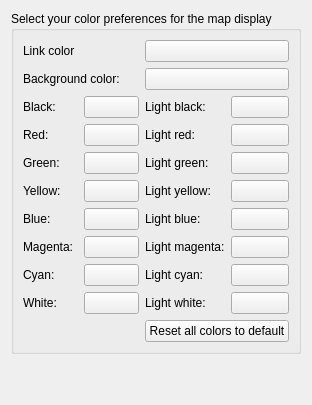
     <widget class="QWidget" name="tab_mapperColors">
      <attribute name="title">
       <string>Mapper colors</string>
      </attribute>
      <layout class="QGridLayout" name="gridLayout_18">
       <item row="0" column="0">
        <widget class="QGroupBox" name="groupBox_mapperColors">
         <property name="title">
          <string>Select your color preferences for the map display</string>
         </property>
         <layout class="QGridLayout" name="gridLayout_14">
          <item row="0" column="0" colspan="2">
           <widget class="QLabel" name="label_39">
            <property name="text">
             <string>Link color</string>
            </property>
           </widget>
          </item>
          <item row="0" column="2" colspan="2">
           <widget class="QPushButton" name="pushButton_foreground_color_2">
            <property name="autoFillBackground">
             <bool>true</bool>
            </property>
            <property name="styleSheet">
             <string notr="true"/>
            </property>
            <property name="text">
             <string/>
            </property>
           </widget>
          </item>
          <item row="1" column="0" colspan="2">
           <widget class="QLabel" name="label_40">
            <property name="text">
             <string>Background color:</string>
            </property>
           </widget>
          </item>
          <item row="1" column="2" colspan="2">
           <widget class="QPushButton" name="pushButton_background_color_2">
            <property name="autoFillBackground">
             <bool>true</bool>
            </property>
            <property name="text">
             <string/>
            </property>
           </widget>
          </item>
          <item row="2" column="0">
           <widget class="QLabel" name="label_17">
            <property name="text">
             <string>Black:</string>
            </property>
           </widget>
          </item>
          <item row="2" column="1">
           <widget class="QPushButton" name="pushButton_black_2">
            <property name="autoFillBackground">
             <bool>true</bool>
            </property>
            <property name="text">
             <string/>
            </property>
           </widget>
          </item>
          <item row="2" column="2">
           <widget class="QLabel" name="label_49">
            <property name="text">
             <string>Light black:</string>
            </property>
           </widget>
          </item>
          <item row="2" column="3">
           <widget class="QPushButton" name="pushButton_Lblack_2">
            <property name="autoFillBackground">
             <bool>true</bool>
            </property>
            <property name="text">
             <string/>
            </property>
           </widget>
          </item>
          <item row="3" column="0">
           <widget class="QLabel" name="label_42">
            <property name="text">
             <string>Red:</string>
            </property>
           </widget>
          </item>
          <item row="3" column="1">
           <widget class="QPushButton" name="pushButton_red_2">
            <property name="autoFillBackground">
             <bool>true</bool>
            </property>
            <property name="text">
             <string/>
            </property>
           </widget>
          </item>
          <item row="3" column="2">
           <widget class="QLabel" name="label_50">
            <property name="text">
             <string>Light red:</string>
            </property>
           </widget>
          </item>
          <item row="3" column="3">
           <widget class="QPushButton" name="pushButton_Lred_2">
            <property name="autoFillBackground">
             <bool>true</bool>
            </property>
            <property name="text">
             <string/>
            </property>
           </widget>
          </item>
          <item row="4" column="0">
           <widget class="QLabel" name="label_43">
            <property name="text">
             <string>Green:</string>
            </property>
           </widget>
          </item>
          <item row="4" column="1">
           <widget class="QPushButton" name="pushButton_green_2">
            <property name="autoFillBackground">
             <bool>true</bool>
            </property>
            <property name="text">
             <string/>
            </property>
           </widget>
          </item>
          <item row="4" column="2">
           <widget class="QLabel" name="label_51">
            <property name="text">
             <string>Light green:</string>
            </property>
           </widget>
          </item>
          <item row="4" column="3">
           <widget class="QPushButton" name="pushButton_Lgreen_2">
            <property name="autoFillBackground">
             <bool>true</bool>
            </property>
            <property name="text">
             <string/>
            </property>
           </widget>
          </item>
          <item row="5" column="0">
           <widget class="QLabel" name="label_48">
            <property name="text">
             <string>Yellow:</string>
            </property>
           </widget>
          </item>
          <item row="5" column="1">
           <widget class="QPushButton" name="pushButton_yellow_2">
            <property name="autoFillBackground">
             <bool>true</bool>
            </property>
            <property name="text">
             <string/>
            </property>
           </widget>
          </item>
          <item row="5" column="2">
           <widget class="QLabel" name="label_52">
            <property name="text">
             <string>Light yellow:</string>
            </property>
           </widget>
          </item>
          <item row="5" column="3">
           <widget class="QPushButton" name="pushButton_Lyellow_2">
            <property name="autoFillBackground">
             <bool>true</bool>
            </property>
            <property name="text">
             <string/>
            </property>
           </widget>
          </item>
          <item row="6" column="0">
           <widget class="QLabel" name="label_44">
            <property name="text">
             <string>Blue:</string>
            </property>
           </widget>
          </item>
          <item row="6" column="1">
           <widget class="QPushButton" name="pushButton_blue_2">
            <property name="autoFillBackground">
             <bool>true</bool>
            </property>
            <property name="text">
             <string/>
            </property>
           </widget>
          </item>
          <item row="6" column="2">
           <widget class="QLabel" name="label_53">
            <property name="text">
             <string>Light blue:</string>
            </property>
           </widget>
          </item>
          <item row="6" column="3">
           <widget class="QPushButton" name="pushButton_Lblue_2">
            <property name="autoFillBackground">
             <bool>true</bool>
            </property>
            <property name="text">
             <string/>
            </property>
           </widget>
          </item>
          <item row="7" column="0">
           <widget class="QLabel" name="label_45">
            <property name="text">
             <string>Magenta:</string>
            </property>
           </widget>
          </item>
          <item row="7" column="1">
           <widget class="QPushButton" name="pushButton_magenta_2">
            <property name="autoFillBackground">
             <bool>true</bool>
            </property>
            <property name="text">
             <string/>
            </property>
           </widget>
          </item>
          <item row="7" column="2">
           <widget class="QLabel" name="label_54">
            <property name="text">
             <string>Light magenta:</string>
            </property>
           </widget>
          </item>
          <item row="7" column="3">
           <widget class="QPushButton" name="pushButton_Lmagenta_2">
            <property name="autoFillBackground">
             <bool>true</bool>
            </property>
            <property name="text">
             <string/>
            </property>
           </widget>
          </item>
          <item row="8" column="0">
           <widget class="QLabel" name="label_46">
            <property name="text">
             <string>Cyan:</string>
            </property>
           </widget>
          </item>
          <item row="8" column="1">
           <widget class="QPushButton" name="pushButton_cyan_2">
            <property name="autoFillBackground">
             <bool>true</bool>
            </property>
            <property name="text">
             <string/>
            </property>
           </widget>
          </item>
          <item row="8" column="2">
           <widget class="QLabel" name="label_55">
            <property name="text">
             <string>Light cyan:</string>
            </property>
           </widget>
          </item>
          <item row="8" column="3">
           <widget class="QPushButton" name="pushButton_Lcyan_2">
            <property name="autoFillBackground">
             <bool>true</bool>
            </property>
            <property name="text">
             <string/>
            </property>
           </widget>
          </item>
          <item row="9" column="0">
           <widget class="QLabel" name="label_47">
            <property name="text">
             <string>White:</string>
            </property>
           </widget>
          </item>
          <item row="9" column="1">
           <widget class="QPushButton" name="pushButton_white_2">
            <property name="autoFillBackground">
             <bool>true</bool>
            </property>
            <property name="text">
             <string/>
            </property>
           </widget>
          </item>
          <item row="9" column="2">
           <widget class="QLabel" name="label_56">
            <property name="text">
             <string>Light white:</string>
            </property>
           </widget>
          </item>
          <item row="9" column="3">
           <widget class="QPushButton" name="pushButton_Lwhite_2">
            <property name="autoFillBackground">
             <bool>true</bool>
            </property>
            <property name="text">
             <string/>
            </property>
           </widget>
          </item>
          <item row="10" column="2" colspan="2">
           <widget class="QPushButton" name="reset_colors_button_2">
            <property name="text">
             <string>Reset all colors to default</string>
            </property>
           </widget>
          </item>
         </layout>
        </widget>
       </item>
       <item row="1" column="0">
        <spacer name="verticalSpacer_mapperColors">
         <property name="orientation">
          <enum>Qt::Vertical</enum>
         </property>
         <property name="sizeHint" stdset="0">
          <size>
           <width>20</width>
           <height>40</height>
          </size>
         </property>
        </spacer>
       </item>
      </layout>
     </widget>
